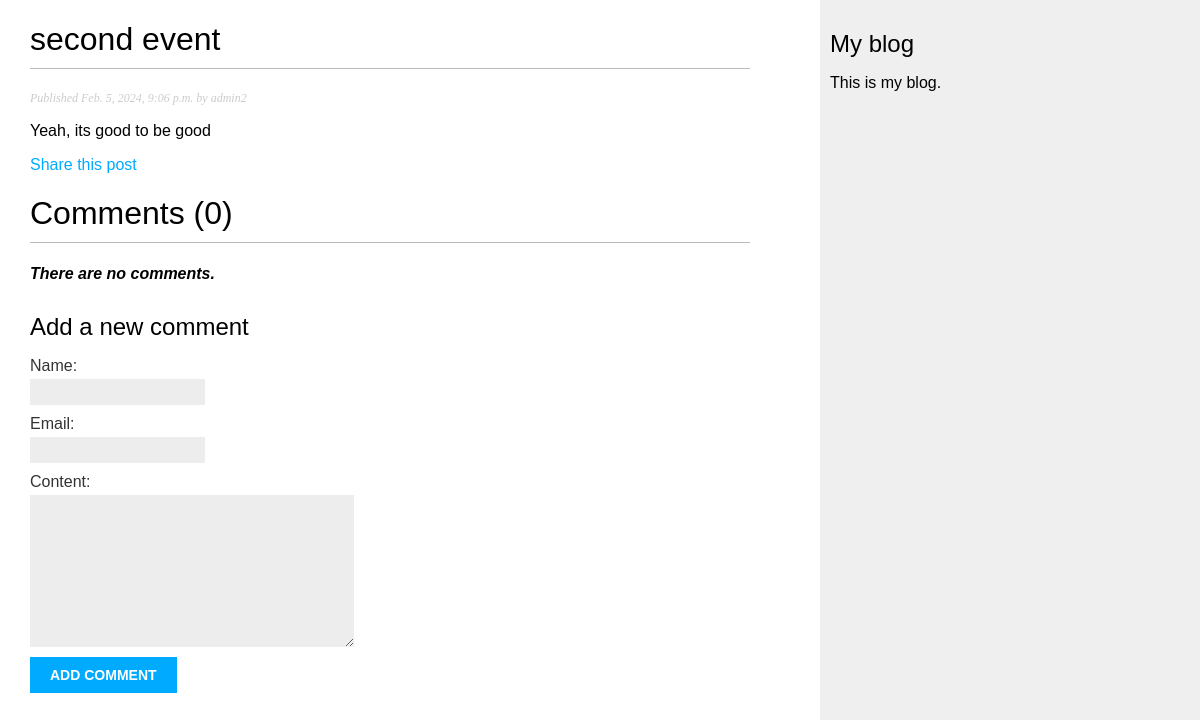
/blog/2024/2/5/second-event/, run on the app's committed database.
### blog/models.py (models this page shows, shortened)
class Post(models.Model):
    STATUS = (("draft", "Draft"), ("published", "Published"))
    title = models.CharField(max_length=250)
    slug = models.SlugField(max_length=250, unique_for_date = 'publish')
    author = models.ForeignKey(
        User, on_delete=models.CASCADE, related_name="blog_posts"
    )
    content = models.TextField()
    publish = models.DateTimeField(default=timezone.now)
    created = models.DateTimeField(auto_now_add=True)
    updated = models.DateTimeField(auto_now=True)
    status = models.CharField(max_length=20, choices=STATUS, default="draft")
    objects = models.Manager()  # default manager
    published = PublishedManager()  # Custum manager
    class Meta:
        ordering = ["-publish"]
        indexes = (models.Index(fields=["-publish"]),)
    def __str__(self):
        return self.title

### blog/views.py (the view)
class PostDetailView(DetailView):
    model = Post
    template_name = 'post-detail.html'
    context_object_name = 'post'
    queryset = Post.published.all()
    def get_object(self):
        year = self.kwargs.get('year')
        month = self.kwargs.get('month')
        day = self.kwargs.get('day')
        slug = self.kwargs.get('post')
        post = get_object_or_404(
            self.get_queryset(),
            publish__year=year,
            publish__month=month,
            publish__day=day,
            slug=slug
        )
        return post
    def get_context_data(self, **kwargs: Any):
        context = super().get_context_data(**kwargs)
        context['comments'] = self.get_object().comment_set.filter(active=True)
        context['form'] = CommentForm()
        print(context)
        return context

### blog/forms.py
class CommentForm(forms.ModelForm):
    class Meta:
        model = models.Comment
        fields = ['name', 'email','content']

### blog/templates/post-detail.html (shortened to what this page needs)
{% extends "base.html" %}
{% block content %}
<h1>{{ post.title }}</h1>
<p class="date">
Published {{ post.publish }} by {{ post.author }}
</p>
{{ post.content|linebreaks }}
<p><a href="{% url 'blog:post-share' post.id %}">Share this post</a></p>
<h1>Comment{{comments.count|pluralize}} ({{comments.count}})</h1>
{% for comment in comments %}
<div class="comment">
    <p class="info">
        Comment {{ forloop.counter }} by {{ comment.name }}
        {{ comment.created }}
        </p>
        {{ comment.content|linebreaks }}
        </div>
        {% empty %}
        <p><b><i>There are no comments.</i></b></p>
        {% endfor %}
        {% include "includes/comment_form.html" %}
{% endblock %}

### blog/static/css/blog.css (style rules this page uses)
body { margin:0; padding:0; font-family:helvetica, sans-serif; }
a { color:#00abff; text-decoration:none; }
h1 { font-weight:normal; border-bottom:1px solid #bbb; padding:0 0 10px 0; }
p.date { color:#ccc; font-family: georgia, serif; font-size: 12px; font-style: italic; }
label { float:left; clear:both; color:#333; margin-bottom:4px; }
input, textarea { clear:both; float:left; margin:0 0 10px; background:#ededed; border:0; padding:6px 10px; font-size:12px; }

### data on the page
Post: title "second event", publish "Feb. 5, 2024, 9:06 p.m.", author "admin2", content "Yeah, its good to be good"

### other printed values
{{ comments.count }} "0"
